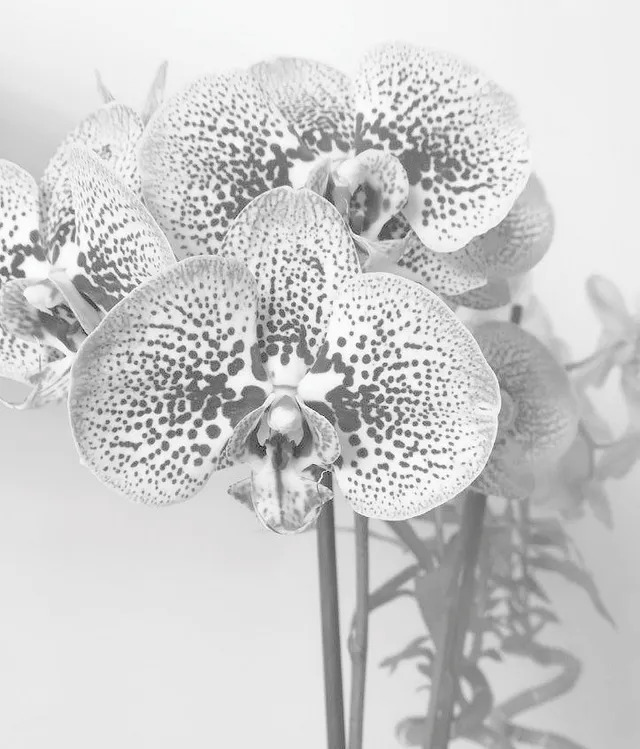
#> input picture Applied Statistics & Probability For IT/image2.jpg, 640 x 749 px
$ python 52200226_Part3.py
#> lines starting #> are read from the running program, lines starting #| are printed output that depends on the picture
"""
Source code of Part 3
Implement Histogram matching algorithm in image processing
"""

# Import openCV library for loading image
import cv2

# Import numpy library for working with array
import numpy as np

# Import matplotlib library for plotting histogram and show image
import matplotlib.pyplot as plt

"""
Varible declared below are global varible
"""

# Read original and referenced image
# Flag 0 means reading in greyscale format
# Return numpy array storing pixel values
initial_image = cv2.imread('image2.jpg', 0)
#> initial_image: shape (749, 640); min 16, max 255, mean 205.1
referenced_image = cv2.imread('image3.jpg', 0)
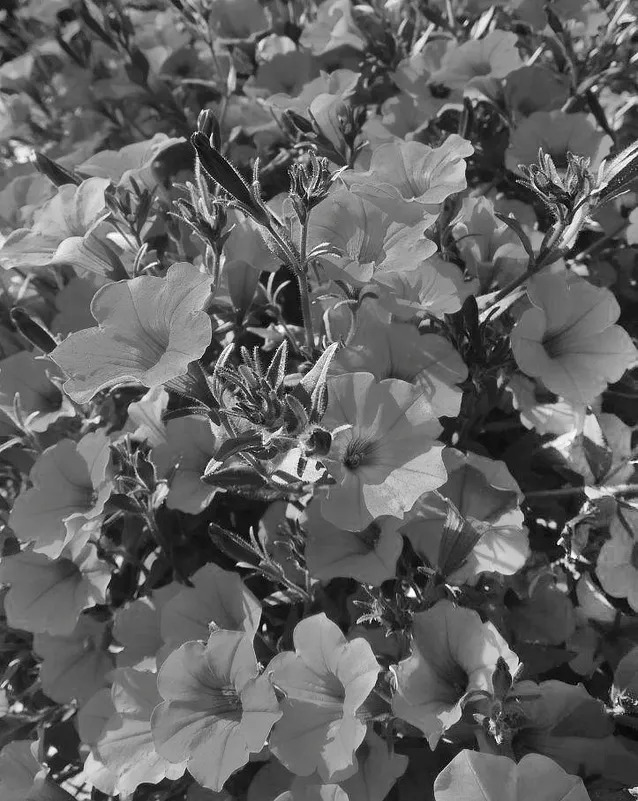
#> input picture Applied Statistics & Probability For IT/image3.jpg, 638 x 801 px
#> referenced_image: shape (801, 638); min 0, max 255, mean 98.2

"""
User-defined function below is supported for
calculating histogram equalization
"""

# Function to count the occurences of each greyscale value
def countFrequency(image):
    # Find dimensions of image in (x, y) format
    dimensions = image.shape
#> dimensions = (749, 640)

    # [0] means retrieving x as number of rows
    rows = dimensions[0]
#> rows = 749

    # [1] means retrieving y as number of columns
    columns = dimensions[1]
#> columns = 640

    # Create array contains 256 int value, default of each is 0
    frequency = np.zeros(256, dtype = int)

    # Loop through each pixel values to count frequency
    for i in range(rows):
        for j in range(columns):
            frequency[image[i, j]] += 1
    return frequency

# Function to calculate PMF
def calculatePMF (frequency):
    # Compute sum of all pixel values
    sum = np.sum (frequency)

    # Create float numpy array to store PMF
    pmf = np.zeros(256, dtype = float)

    # Compute PMF by dividing frequency by sum of all image values
    pmf = [ele / sum for ele in frequency]
    return pmf


# Function to calculate CDF
def calculateCDF (pmf):
    # Array contains 256 float values, default of each is 0
    cdf = np.zeros(256, dtype = float)

    # Compute CDF by sum of its pmf value and left adjacent cdf value
    cdf[0] = pmf[0]
    for i in range (1, len(pmf)):
        cdf[i] = pmf[i] + cdf[i - 1]
    return cdf

# Function to find new greyscale value before mapping
def calculate_grayscale_eq(cdf_array):
    greyscale_eq = [np.round(ele * 255) for ele in cdf_array]
    return greyscale_eq


# Function to find new pixel value before mapping
def findNewPixelValue(round1, round2):
    # Array contains 256 int values, default of each is 0
    new_pixel_value = np.zeros(256, dtype = int)

    # Find index of nearest value as new pixel one
    for i in range(len(round1)):
        index_arr = np.where(round2 == round1[i])[0]
        if (len(index_arr) == 0):
            difference_arr = np.absolute(round2 - round1[i])
            index = difference_arr.argmin()
            new_pixel_value[i] = index
        else:
            new_pixel_value[i] = index_arr[0]
    return new_pixel_value

# Function to map new pixel value to initial image
def mapping(new_pixel_value):
    # Copy all values of image before processing
    processed_image = initial_image.copy()

    # Find dimensions of image in (x, y) format
    dimensions = processed_image.shape

    # [0] means retrieving x as number of rows
    rows = dimensions[0]

    # [1] means retrieving y as number of columns
    columns = dimensions[1]

    # Loop through image pixel value to map new one
    for i in range(rows):
        for j in range(columns):
            processed_image[i, j] = new_pixel_value[processed_image[i, j]]
    return processed_image

"""
Main function start from here
"""

# Call function to calculate frequency of each image
fre1 = countFrequency(initial_image)
#> fre1 = 256 values, max 31794 at index 232, min 0 at index 0, mean 1872.5
fre2 = countFrequency(referenced_image)
#> fre2 = 256 values, max 5756 at index 105, min 6 at index 1, mean 1996.2


# Call function to find PMF, CDF of the two image
pmf1 = calculatePMF(fre1)
#> in calculatePMF, `sum = np.sum (frequency)`: sum = 479360
#> in calculatePMF, `pmf = [ele / sum for ele in frequency]`: pmf = 256 values, max 0.0663 at index 232, min 0 at index 0, mean 0.00391
#> pmf1 has the same summary as pmf in calculatePMF
cdf1 = calculateCDF(pmf1)
#> after the loop in calculateCDF, `for i in range (1, len(pmf)):`: cdf = 256 values from 0 to 1
#> cdf1 = 256 values from 0 to 1

pmf2 = calculatePMF(fre2)
#> pmf2 = 256 values, max 0.0113 at index 105, min 1.17e-05 at index 1, mean 0.00391
cdf2 = calculateCDF(pmf2)
#> cdf2 = 256 values from 7.63e-05 to 1

# Call function to round CDF value of the two image
round1 = calculate_grayscale_eq(cdf1)
#> in calculate_grayscale_eq, `greyscale_eq = [np.round(ele * 255) for ele in cdf_array]`: greyscale_eq = 256 values from 0 to 255
#> round1 = 256 values from 0 to 255
round2 = calculate_grayscale_eq(cdf2)
#> round2 = 256 values from 0 to 255

# Call function to match Histogram
new_pixel_value = findNewPixelValue(round1, round2)
#> after the loop in findNewPixelValue, `for i in range(len(round1)):`: new_pixel_value = 256 values from 0 to 232
#> new_pixel_value = 256 values from 0 to 232
matched_image = mapping(new_pixel_value)
#> after the loop in mapping, `for i in range(rows):`:
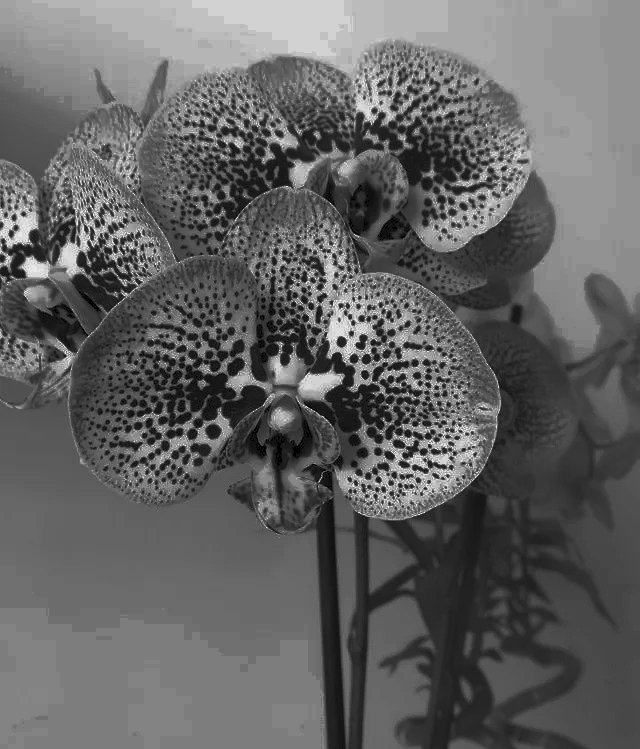
#> processed_image: shape (749, 640); min 0, max 232, mean 99.1
fre3 = countFrequency(matched_image)
#> fre3 = 256 values, max 31794 at index 125, min 0 at index 1, mean 1872.5

"""
Statements below are used for plotting
image and histogram after processing for more imaginable
"""

plt.figure(figsize = (14, 8))
plt.subplot(2, 3, 1)
plt.title('Initial image')
plt.imshow(initial_image, cmap = 'gray')
plt.axis('off')

plt.subplot(2, 3, 2)
plt.title('Referenced image')
plt.imshow(referenced_image, cmap = 'gray')
plt.axis('off')

plt.subplot(2, 3, 3)
plt.title('Matched image')
plt.imshow(matched_image, cmap = 'gray')
plt.axis('off')

plt.subplot(2, 3, 4)
plt.title('Histogram of initial one')
plt.xlabel('Grayscale value')
plt.ylabel('Frequency')
plt.plot(range(256), fre1)

plt.subplot(2, 3, 5)
plt.title('Histogram of referenced one')
plt.xlabel('Grayscale value')
plt.ylabel('Frequency')
plt.plot(range(256), fre2)

plt.subplot(2, 3, 6)
plt.title('Histogram of matched one')
plt.xlabel('Grayscale value')
plt.ylabel('Frequency')
plt.plot(range(256), fre3)

plt.show()
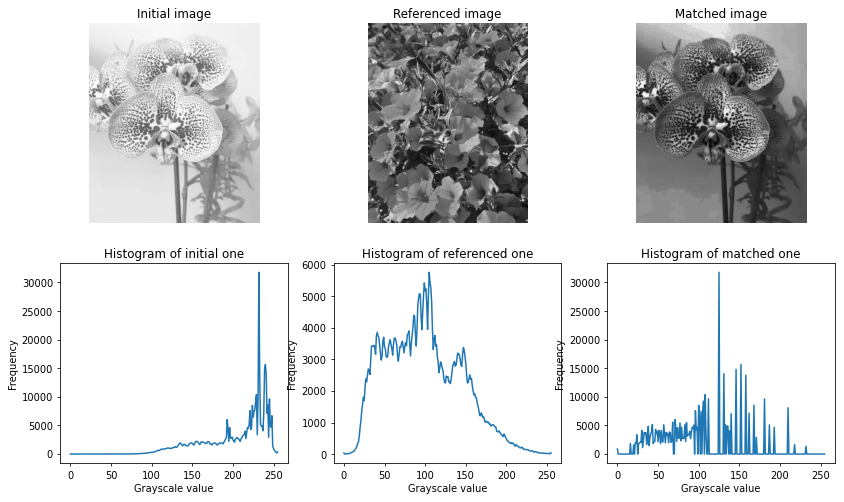
#> figure drawn by matplotlib, 6 panels; panel 4: curve peaks at x = 232, y = 31794; panel 5: curve peaks at x = 105, y = 5756; panel 6: curve peaks at x = 125, y = 31794
